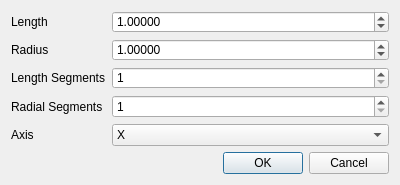
<?xml version="1.0" encoding="UTF-8"?>
<ui version="4.0">
 <class>BarrelVaultParametersDialog</class>
 <widget class="QDialog" name="BarrelVaultParametersDialog">
  <property name="windowModality">
   <enum>Qt::ApplicationModal</enum>
  </property>
  <property name="geometry">
   <rect>
    <x>0</x>
    <y>0</y>
    <width>400</width>
    <height>185</height>
   </rect>
  </property>
  <property name="minimumSize">
   <size>
    <width>400</width>
    <height>185</height>
   </size>
  </property>
  <property name="windowTitle">
   <string>Barrel Vault Parameters</string>
  </property>
  <property name="modal">
   <bool>true</bool>
  </property>
  <layout class="QGridLayout" name="gridLayout">
   <item row="0" column="0">
    <layout class="QFormLayout" name="formLayout">
     <item row="0" column="0">
      <widget class="QLabel" name="lengthLabel">
       <property name="text">
        <string>Length</string>
       </property>
      </widget>
     </item>
     <item row="0" column="1">
      <widget class="QDoubleSpinBox" name="lengthDoubleSpinBox">
       <property name="decimals">
        <number>5</number>
       </property>
       <property name="maximum">
        <double>99999.999989999996615</double>
       </property>
       <property name="singleStep">
        <double>0.010000000000000</double>
       </property>
       <property name="value">
        <double>1.000000000000000</double>
       </property>
      </widget>
     </item>
     <item row="1" column="0">
      <widget class="QLabel" name="radiusLabel">
       <property name="text">
        <string>Radius</string>
       </property>
      </widget>
     </item>
     <item row="1" column="1">
      <widget class="QDoubleSpinBox" name="radiusDoubleSpinBox">
       <property name="decimals">
        <number>5</number>
       </property>
       <property name="maximum">
        <double>99999.999989999996615</double>
       </property>
       <property name="singleStep">
        <double>0.010000000000000</double>
       </property>
       <property name="value">
        <double>1.000000000000000</double>
       </property>
      </widget>
     </item>
     <item row="2" column="0">
      <widget class="QLabel" name="lengthSegmentsLabel">
       <property name="text">
        <string>Length Segments</string>
       </property>
      </widget>
     </item>
     <item row="2" column="1">
      <widget class="QSpinBox" name="lengthSegmentsSpinBox">
       <property name="minimum">
        <number>1</number>
       </property>
       <property name="maximum">
        <number>999</number>
       </property>
      </widget>
     </item>
     <item row="3" column="0">
      <widget class="QLabel" name="radialSegmentsLabel">
       <property name="text">
        <string>Radial Segments</string>
       </property>
      </widget>
     </item>
     <item row="3" column="1">
      <widget class="QSpinBox" name="radialSegmentsSpinBox">
       <property name="minimum">
        <number>1</number>
       </property>
       <property name="maximum">
        <number>999</number>
       </property>
      </widget>
     </item>
     <item row="4" column="0">
      <widget class="QLabel" name="axisLabel">
       <property name="text">
        <string>Axis</string>
       </property>
      </widget>
     </item>
     <item row="4" column="1">
      <widget class="QComboBox" name="axisComboBox">
       <item>
        <property name="text">
         <string>X</string>
        </property>
       </item>
       <item>
        <property name="text">
         <string>Y</string>
        </property>
       </item>
       <item>
        <property name="text">
         <string>Z</string>
        </property>
       </item>
      </widget>
     </item>
    </layout>
   </item>
   <item row="1" column="0">
    <widget class="QDialogButtonBox" name="buttonBox">
     <property name="orientation">
      <enum>Qt::Horizontal</enum>
     </property>
     <property name="standardButtons">
      <set>QDialogButtonBox::Cancel|QDialogButtonBox::Ok</set>
     </property>
    </widget>
   </item>
  </layout>
 </widget>
 <resources/>
 <connections>
  <connection>
   <sender>buttonBox</sender>
   <signal>accepted()</signal>
   <receiver>BarrelVaultParametersDialog</receiver>
   <slot>accept()</slot>
   <hints>
    <hint type="sourcelabel">
     <x>248</x>
     <y>254</y>
    </hint>
    <hint type="destinationlabel">
     <x>157</x>
     <y>274</y>
    </hint>
   </hints>
  </connection>
  <connection>
   <sender>buttonBox</sender>
   <signal>rejected()</signal>
   <receiver>BarrelVaultParametersDialog</receiver>
   <slot>reject()</slot>
   <hints>
    <hint type="sourcelabel">
     <x>316</x>
     <y>260</y>
    </hint>
    <hint type="destinationlabel">
     <x>286</x>
     <y>274</y>
    </hint>
   </hints>
  </connection>
 </connections>
</ui>
